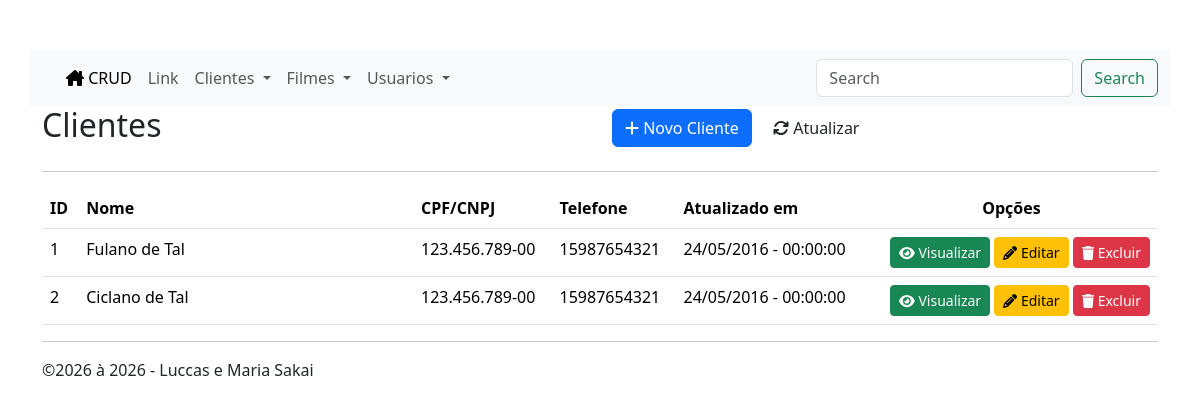
Page /customers/index.php on the committed database.
### tables this page shows
CREATE TABLE IF NOT EXISTS `customers` (
  `id` int(11) NOT NULL AUTO_INCREMENT,
  `name` varchar(255) NOT NULL,
  `cpf_cnpj` varchar(15) NOT NULL,
  `birthdate` datetime NOT NULL,
  `address` varchar(255) NOT NULL,
  `hood` varchar(100) NOT NULL,
  `zip_code` varchar(8) NOT NULL,
  `city` varchar(100) NOT NULL,
  `state` varchar(2) NOT NULL,
  `phone` varchar(13) NOT NULL,
  `mobile` varchar(13) NOT NULL,
  `ie` varchar(15) NOT NULL,
  `created` datetime NOT NULL,
  `modified` datetime NOT NULL,
  PRIMARY KEY (`id`)
);

### inc/database.php (called while the page is built, shortened)
<?php
function open_database() {
    try {
        $conn = new mysqli(
            DB_HOST,
            DB_USER,
            DB_PASSWORD,
            DB_NAME
        );
        $conn->set_charset("utf8");
        return $conn;
    } catch (Exception $e) {
        throw new Exception(
            "Erro ao conectar no Banco de Dados:<br> {$e->getMessage()}"
        );
    }
}
function find($table = null, $id = null) {
    $database = open_database();
    $found = null;
    try {
        if ($id) {
            $sql = "SELECT * FROM $table WHERE id = $id";
            $result = $database->query($sql);
            if ($result->num_rows > 0) {
                $found = $result->fetch_assoc();
            }
        } else {
            $sql = "SELECT * FROM $table";
            $result = $database->query($sql);
            if ($result->num_rows > 0) {
                $found = [];
                while ($row = $result->fetch_assoc()) {
                    array_push($found, $row);
                }
            }
        }
    } catch (Exception $e) {
        $_SESSION['message'] = $e->getMessage();
        $_SESSION['type'] = 'danger';
    }
    return $found;
}
function find_all($table) {
    return find($table);
}
?>

### customers/functions.php (called while the page is built, shortened)
<?php
function index() {
    $customers = find_all('customers');
}
?>

### customers/index.php (the view, shortened to what this page needs)
<?php
    include "functions.php";
    index();
?>
<header>
	<div class="row">
		<div class="col-sm-6">
			<h2>Clientes</h2>
		</div>
		<div class="col-sm-6 text-right h2">
	    	<a class="btn btn-primary" href="add.php"><i class="fa fa-plus"></i> Novo Cliente</a>
	    	<a class="btn btn-default" href="index.php"><i class="fa fa-refresh"></i> Atualizar</a>
	    </div>
	</div>
</header>
<hr>
<table class="table table-hover">
<thead>
	<tr>
		<th>ID</th>
		<th width="30%">Nome</th>
		<th>CPF/CNPJ</th>
		<th>Telefone</th>
		<th>Atualizado em</th>
		<th class="actions text-center">Opções</th>
	</tr>
</thead>
<tbody>
    <?php if ($customers) : ?>
    <?php foreach ($customers as $customer) : ?>
        <tr>
            <td>
                <?php echo $customer["id"]; ?>
            </td>
            <td>
                <?php echo $customer["name"]; ?>
            </td>
            <td>
                <?php echo $customer["cpf_cnpj"]; ?>
            </td>
            <td>
                <?php echo $customer["mobile"]; ?>
            </td>
            <td>
                <?php
                    $dt = new DateTime($customer["modified"], new DateTimeZone("America/Sao_Paulo"));
                    echo $dt->format("d/m/Y - H:i:s");
                ?>
            </td>
            <td class="actions text-end">
                <a href="view.php?id=<?php echo $customer["id"]; ?>" class="btn btn-sm btn-success">
                    <i class="fa-solid fa-eye"></i> Visualizar</a>
                <a href="edit.php?id=<?php echo $customer["id"]; ?>" class="btn btn-sm btn-warning">
                    <i class="fa-solid fa-pencil"></i> Editar</a>
                <a href="#" class="btn btn-sm btn-danger"data-bs-toggle="modal"data-bs-target="#delete-modal"data-customer="<?php echo $customer['id']; ?>">
                    <i class="fa-solid fa-trash"></i> Excluir
                </a>
            </td>
        </tr>
    <?php endforeach; ?>
    <?php else : ?>
        <tr>
            <td colspan="6">Nenhum registro encontrado.</td>
        </tr>
    <?php endif; ?>
</tbody>
</table>

### inc/header.php (style rules this page uses)
body { padding-top: 50px; padding-bottom: 20px; }

### rows in the picture
customers: id "1", name "Fulano de Tal", cpf_cnpj "123.456.789-00", mobile "15987654321", modified "24/05/2016 - 00:00:00"
customers: id "2", name "Ciclano de Tal", cpf_cnpj "123.456.789-00", mobile "15987654321", modified "24/05/2016 - 00:00:00"

### other values in the picture
$dt->format("Y") "2026"
